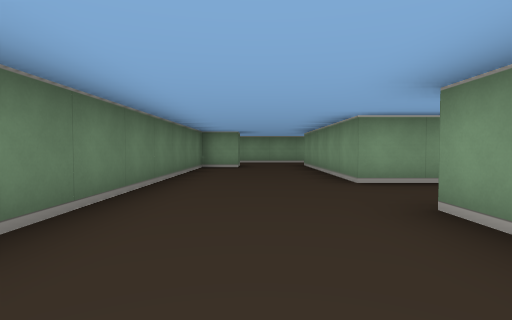
view 1 (above)

24 first-person views from a walk through a cub3D ray-caster map. The camera is about half as high as the walls, tilts 2° down and sees 80° across. The floor is counted in squares. Each view is taken from the middle of a square. On the plan, view 1 faces up. The plan holds only what a view shows up to about 9 squares ahead; the rest is blank.

view 2
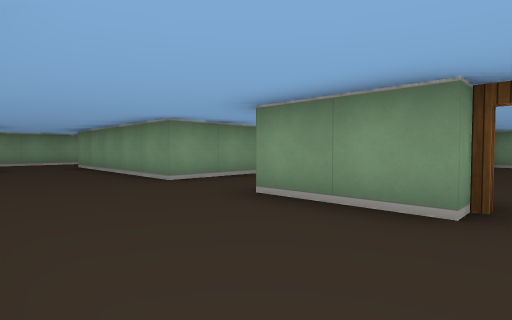

view 3
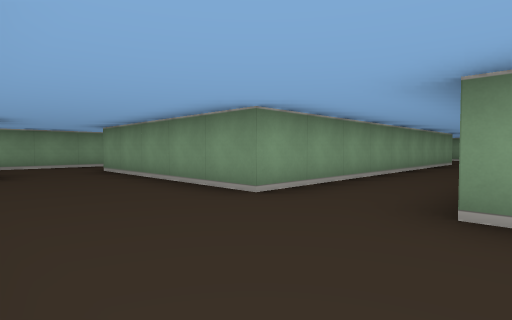

view 4
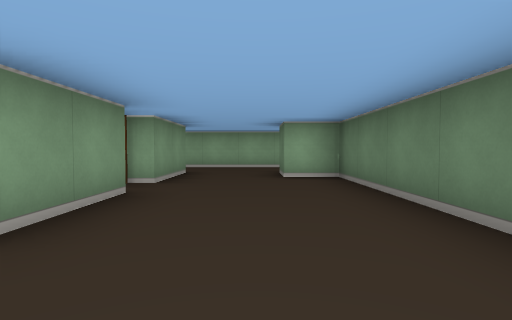

view 5
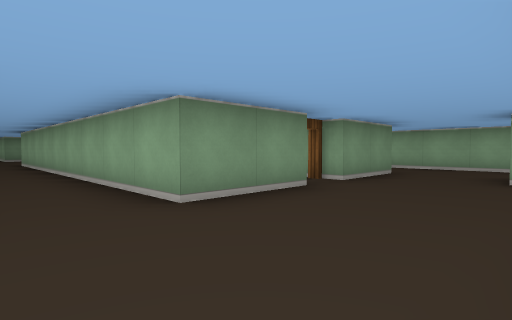

view 6
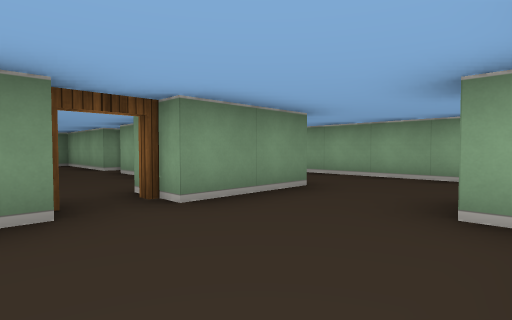

view 7
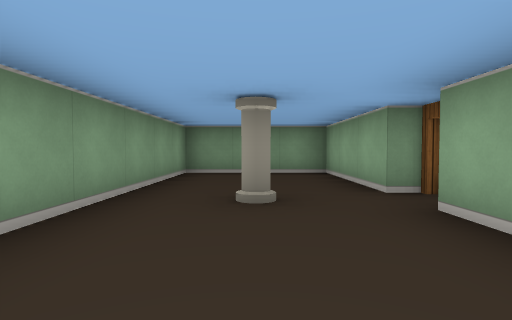

view 8
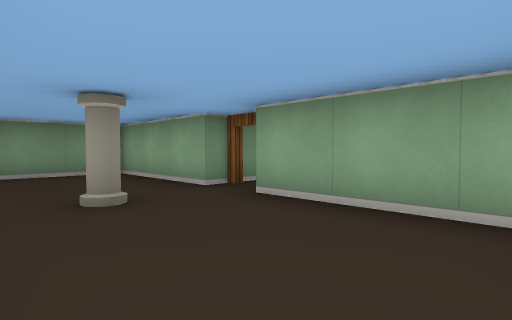

view 9
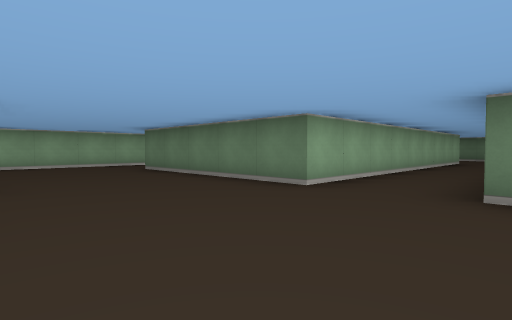

view 10
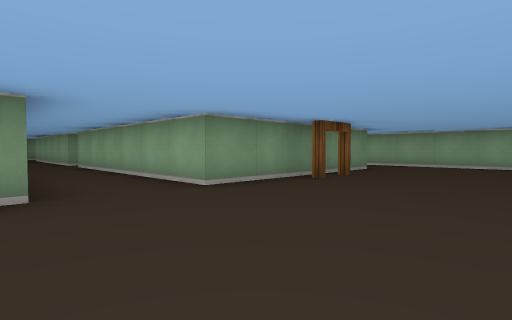

view 11
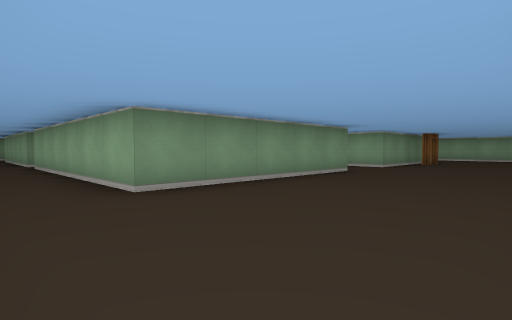

view 12
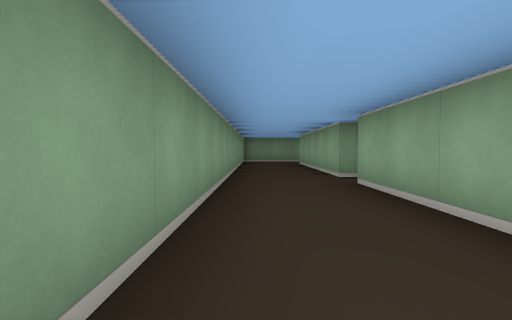

view 13
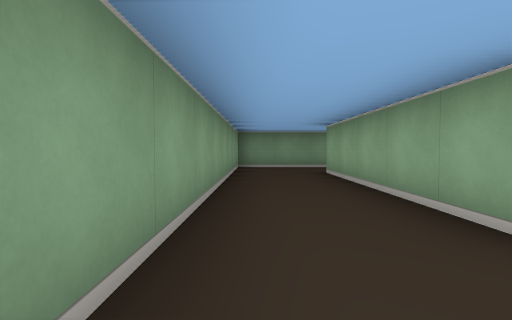

view 14
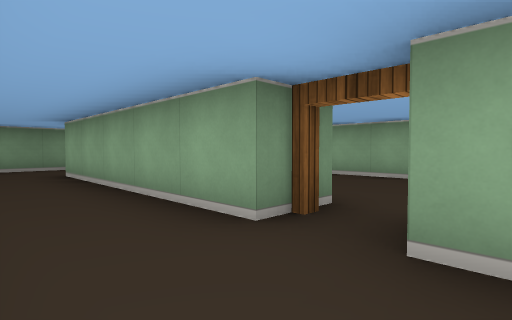

view 15
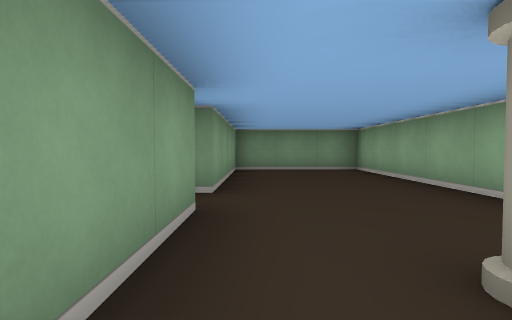

view 16
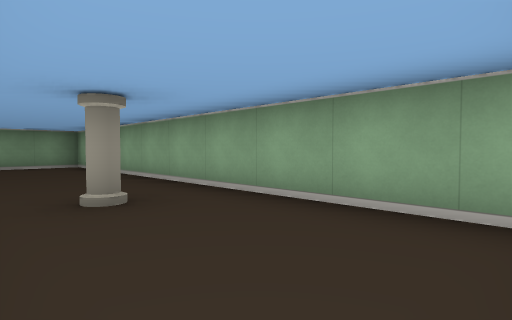

view 17
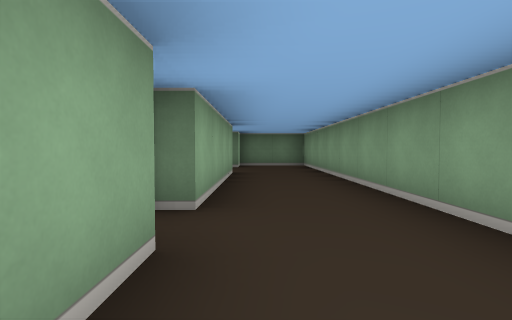

view 18
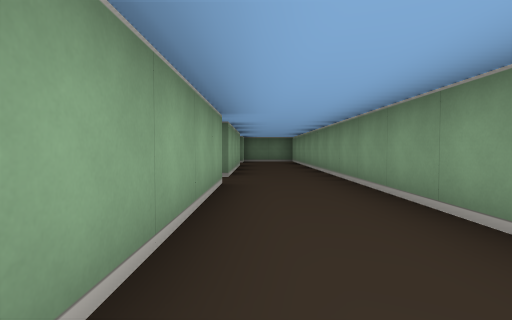

view 19
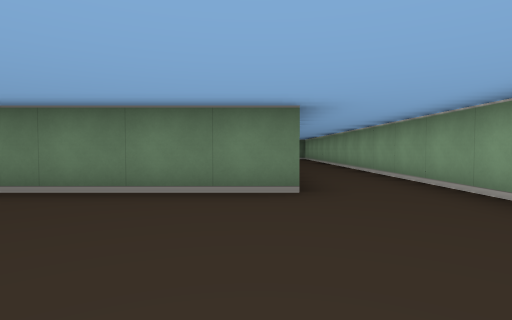

view 20
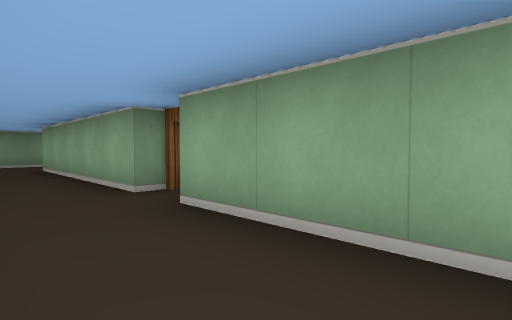

view 21
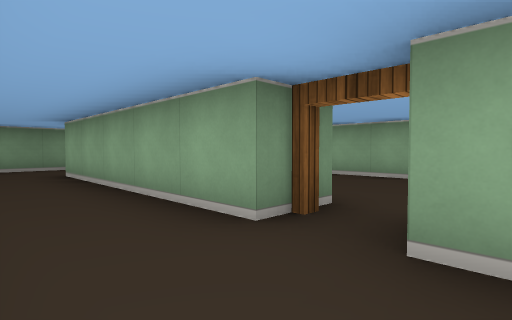

view 22
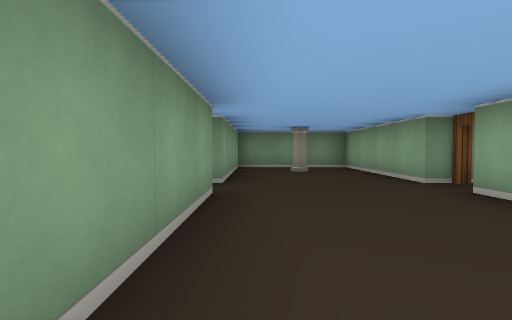

view 23
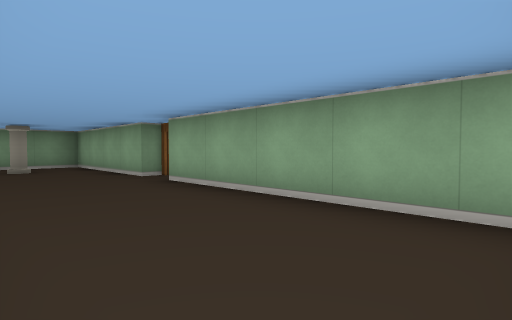

view 24
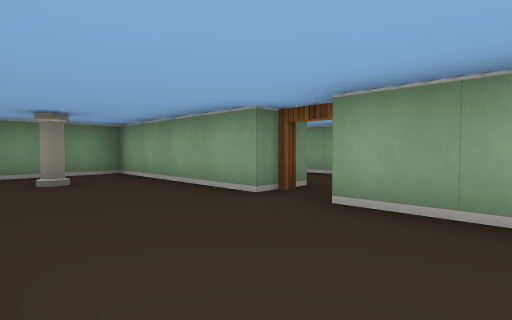

### Floor plan
Points are (right, up) in squares from view 1. A wall is a line through its corners. A room is listed if a view was taken in it or the views show most of it. See-through windows are left out.
Room 1 (views 1, 2, 3, 4, 5, 6)
walls: (1.5, 4.5) (1.5, 9.5); (-0.5, 9.5) (-0.5, 8.5) (-1.5, 8.5) (-1.5, -1.5) (-0.5, -1.5); (1.5, 0.5) (1.5, 2.5); (1.5, 11.5) (-1, 11.5)
ways out: open door at (2, 0) to room 2; opening at (0.5, -1.5) to room 3; opening at (2, 3.5) to room 3; opening at (2, 10.5) to room 3
Room 2 (views 7, 8)
walls: (6.5, -1.5) (9.5, -1.5) (9.5, 1.5) (4.8, 1.5); (3.1, -1.5) (5.5, -1.5)
ways out: open door at (2, 0) to room 1; open door at (6, -2) to room 3
objects: pillar (6, 0)
Room 3 (views 9, 10, 11, 12, 13, 14, 17, 18, 19, 20, 21)
walls: (14.5, 4.4) (14.5, 9.5) (20.5, 9.5); (14.5, -2.5) (14.5, 2.5) (20.5, 2.5); (9.2, 4.5) (1.5, 4.5); (21.5, 2.5) (26.5, 2.5); (10.8, -4.5) (14.2, -4.5); (21.5, 9.5) (26.5, 9.5); (11.1, 11.5) (1.5, 11.5); (22.2, -4.5) (23, -4.5); (6.5, 9.5) (10.5, 9.5) (10.5, 4.5); (1.5, 2.5) (10.5, 2.5) (10.5, -2.5); (28.5, 2) (28.5, 3.4); (1.5, -2.5) (1.5, -0.5); (28.5, 9) (28.5, 11.5); (1.5, 9.5) (5.5, 9.5); (28.1, 11.5) (16.5, 11.5); (-0.5, -1.5) (-0.5, -2.4); (-0.8, -4.5) (3, -4.5)
ways out: opening at (0.5, -1.5) to room 1; opening at (2, 3.5) to room 1; opening at (2, 10.5) to room 1; open door at (6, -2) to room 2; open door at (21, 9) to room 4; open door at (21, -2) to room 5; open door at (21, 2) to room 5; open door at (6, 9); open door at (14, 0)
Room 4 (views 15, 16)
walls: (20.5, 8.5) (18.5, 8.5); (16.1, 5.5) (25.5, 5.5) (25.5, 8.5) (21.5, 8.5)
ways out: open door at (21, 9) to room 3
objects: pillar (19, 7)
Room 5 (views 22, 23, 24)
walls: (20.5, 1.5) (17.5, 1.5); (21.5, -1.5) (25.5, -1.5) (25.5, 1.5); (16.1, -1.5) (20.5, -1.5); (25.1, 1.5) (21.5, 1.5)
ways out: open door at (21, -2) to room 3; open door at (21, 2) to room 3
objects: pillar (24, 0)

Positions as (right, up) in squares from view 1, and headings:
1: (0, 0), facing up
2: (-1, 0), facing up-right
3: (-1, 2), facing up-right
4: (0, 4), facing down
5: (-1, 4), facing down-right
6: (-1, 1), facing down-right
7: (3, 0), facing right
8: (3, 1), facing down-right
9: (14, 5), facing down-left
10: (11, 5), facing down-right
11: (11, 11), facing down-right
12: (16, 11), facing right
13: (20, 11), facing right
14: (20, 11), facing down-right
15: (18, 8), facing right
16: (16, 8), facing down-right
17: (8, 10), facing left
18: (11, 10), facing left
19: (14, 9), facing left
20: (18, 4), facing down-right
21: (20, 4), facing down-right
22: (17, 1), facing right
23: (16, 1), facing down-right
24: (19, 1), facing down-right
